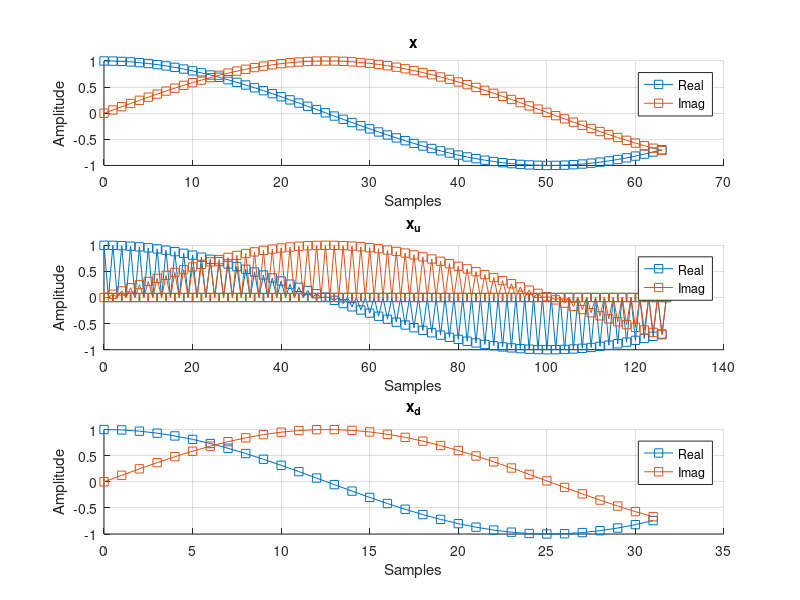

MATLAB code for this plot:
%% TARGET
% Perform the upsample and downsample processes of the discrete complex wave and draw them. The signal is
% * Signal 0: x[n]   = exp(1i*omegaN*n); omegaN = 1/16;
% * Signal 1: x_u[n] = upsample(x, L);   L = 2;
% * Signal 2: x_d[n] = downsample(x, M); M = 2;


%% Clear everything
clc;        % 'clc' cleras all the text from the Command Window
clear;      % 'clear' removes all variables from the current workspace
close all;  % 'close all' deletes all figures whose handles are not hidden.

%% Parameters
omegaN = 1/16;
L = 2;
M = 2;
len = 64;

%% Exercise
n = 0:len-1;
x = exp(1i*omegaN*n);

x_u = upsample(x,L);
n_u = 0:(length(x_u)-1);

x_d = downsample(x,M);
n_d = 0:(length(x_d)-1);

%% Figures
figure
subplot(3,1,1)
    hold on
    plot(n, real(x), 's-')
    plot(n, imag(x), 's-')
    hold off
    grid on
    legend('Real', 'Imag')
    xlabel('Samples')
    ylabel('Amplitude')
    title('x')
subplot(3,1,2)
    hold on
    plot(n_u, real(x_u), 's-')
    plot(n_u, imag(x_u), 's-')
    hold off
    grid on
    legend('Real', 'Imag')
    xlabel('Samples')
    ylabel('Amplitude')
    title('x_u')
subplot(3,1,3)
    hold on
    plot(n_d, real(x_d), 's-')
    plot(n_d, imag(x_d), 's-')
    hold off
    grid on
    legend('Real', 'Imag')
    xlabel('Samples')
    ylabel('Amplitude')
    title('x_d')



